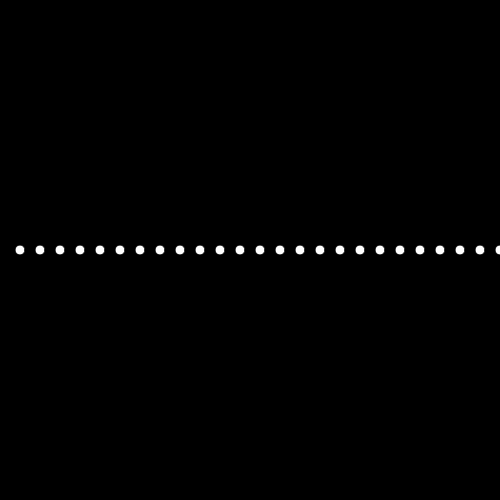
Frame 1 (no input)
Frame 60 (no input): identical to frame 1, image omitted
Frame 120 (the mouse pressed at the canvas centre since frame 60): identical to frame 1, image omitted

The p5.js sketch that drew this single still picture (run headless with seeded random() and noise() and a simulated clock; from frame 60 on, the mouse is pressed at the canvas centre):

// p5.js sketch
// ── sketch.js
var circleX=0;
function setup() {
  createCanvas(500,500);

}

function draw() {
  background(0);

  fill(255);
  circleX=0;

  while(circleX< width){
  circleX=circleX+20;
  ellipse(circleX,height/2,10,10);
 }


}
